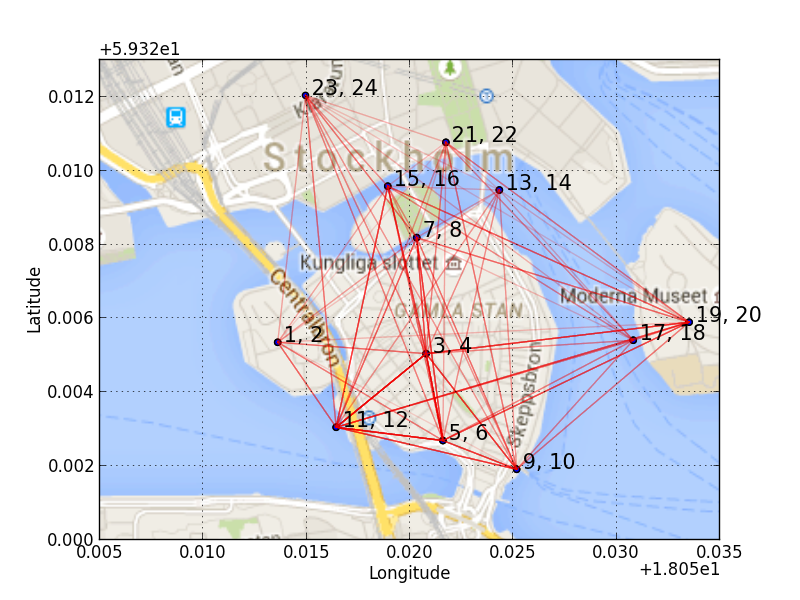

Here is the Python script that generated this plot:
import json
from pprint import pprint

def convert(input):
    if isinstance(input, dict):
        return {convert(key): convert(value) for key, value in input.iteritems()}
    elif isinstance(input, list):
        return [convert(element) for element in input]
    elif isinstance(input, unicode):
        return input.encode('utf-8')
    else:
        return input

def jsopen(file):
	with open(file) as x:
		return convert(json.load(x))

def getZone(str):
	return [person['base'] for person in people if person['secret'] == str]

finds = jsopen('finds.json')
people = jsopen('people.json')
pts = jsopen('lats.json')

# print pts['1']['lon']

findsdict = [[0 for i in range(25)] for j in range(25)]


#### PLOTTING CONNECTIONS #####
import numpy as np
from matplotlib import pyplot as plt
fig = plt.figure()
ax = fig.add_subplot(111)
ax.get_xaxis().get_major_formatter().set_scientific(False)
ax.get_yaxis().get_major_formatter().set_scientific(False)


center = np.array([59.3262,18.0723])
yz = 0.015
xz = 0.0258
im = plt.imread('map.png')
ax.imshow(im,aspect='auto', extent=[center[1]-xz, center[1]+xz,center[0]-yz,center[0]+yz])
#x-min, x-max, y-min, y-max

for find in finds:
	# print find
	i = (getZone(find['seeker']))[0]
	j = (getZone(find['hider']))[0]
	x1 = pts[i]['lon']
	x2 = pts[j]['lon']
	y1 = pts[i]['lat']
	y2 = pts[j]['lat']
	ax.plot([ x1, x2 ], [y1 , y2], 'r-', alpha=0.05)


for i in zip(
	[pts[str(i)]['lat'] for i in range(1,24)],
	[pts[str(i)]['lon'] for i in range(1,24)],
	[(' '+str(i)+', '+str(i+1), ' ')[i%2==0] for i in range(1,24)]
):
	plt.scatter(i[1], i[0])
	ax.annotate(i[2], xy=(i[1], i[0]), textcoords='data', fontsize=15)

plt.grid()
plt.xlabel('Longitude')
plt.ylabel('Latitude')
plt.axis([18.055, 18.085, 59.32, 59.333])
plt.axes().set_aspect('auto')
plt.show()
##################################

# i=0
# for person in sorted(people, key=lambda people: int(people['score']), reverse = True ):
# 	if (int(person['score']) > 0):
# 		print '#', i, '-', person['firstname'].capitalize(), person['score']; i+=1
